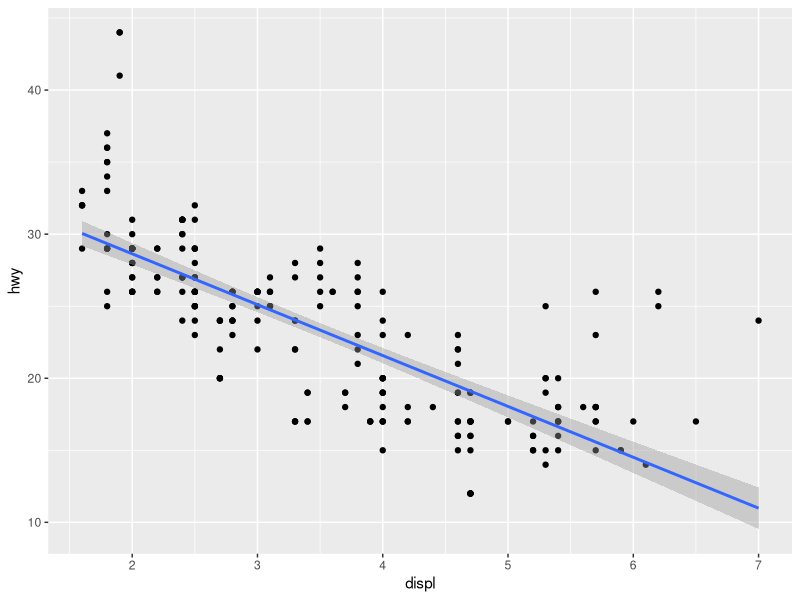
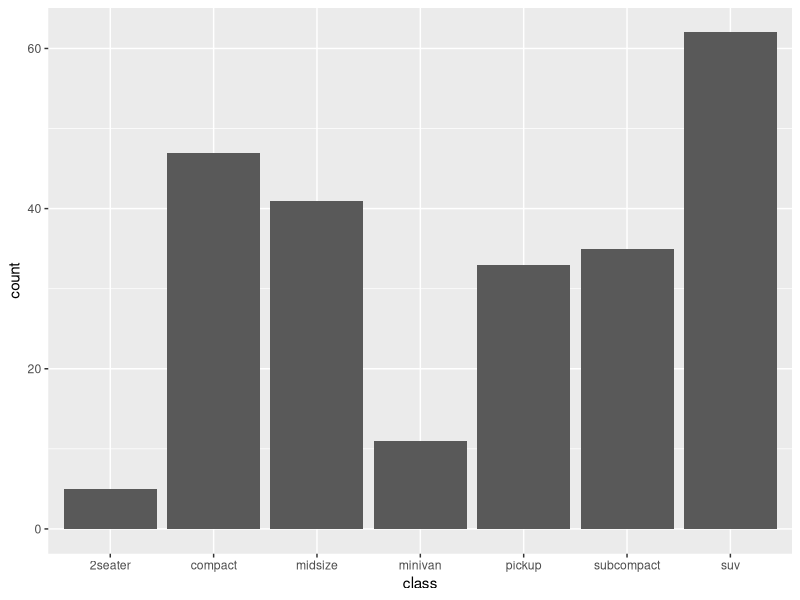

The R source for these figures, in order:
library(tidyverse)
library(palmerpenguins)
library(ggthemes)

# 2.1
x <- 3 * 4
primes <- c(2, 3, 5, 7, 11, 13)
primes * 2

# 2.2
# create vector of primes
primes <- c(2, 3, 5, 7, 11, 13)

# multiply primes by 2
primes * 2

# 2.5
seq(1, 10)

# exercises
library(tidyverse)

ggplot(data = mpg, mapping = aes(x = displ, y = hwy)) +
  geom_point() +
  geom_smooth(method = "lm")

my_bar_plot <- ggplot(mpg, aes(x = class)) +
  geom_bar()
my_scatter_plot <- ggplot(mpg, aes(x = cty, y = hwy)) +
  geom_point()
ggsave(filename = "mpg-plot.png", plot = my_bar_plot)
